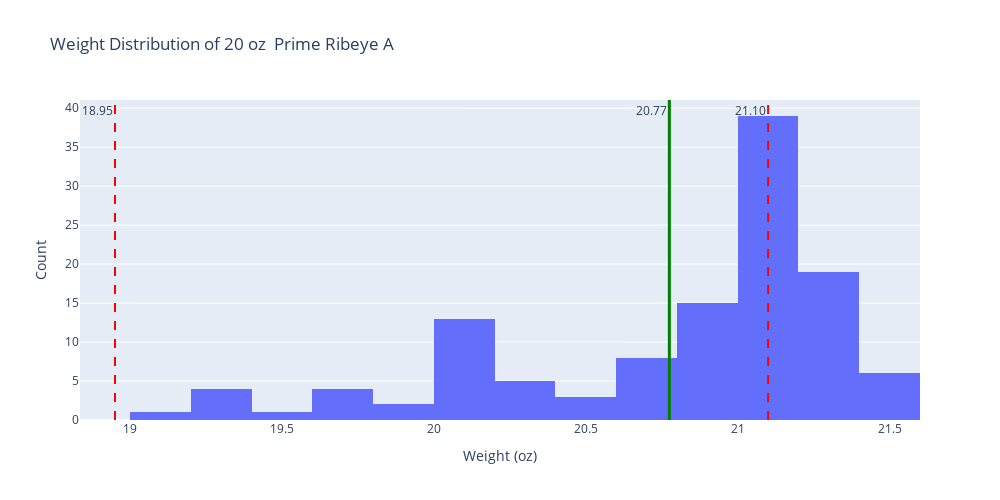

Write notebook code for a chart like this one.
### Code cell
#WEIGHT
#TEST product: "8 oz T Tenderloin A"
#SPECIFY product_name = "8 oz T Tenderloin A"
product_name = "20 oz  Prime Ribeye A"

# Specify the file path
file_path = '../data/cleaned/generic_butcher_cleaned.csv'

# Read the CSV file into a DataFrame
df = pd.read_csv(file_path)

file_path2 = '../data/cleaned/generic_butcher_spec_cleaned.csv'

# Read the CSV file into a DataFrame
df2 = pd.read_csv(file_path2)

# Copy data to preserve original dataset
product_data = df.loc[df["product_name"] == product_name]
product = product_data.copy()

# Adjust decimal point that were obvious errors
product['measured_weight'] = product['measured_weight'].apply(lambda x: x * 0.01 if x > 50 else x)

# Determine bin min and max in a readable format
min_wt = np.min(product['measured_weight'])
max_wt = np.max(product['measured_weight'])
binmin_wt = np.floor(min_wt)-1
binmax_wt = np.ceil(max_wt)+1

# Determine spec goal posts
weight_min_spec = df2.loc[df2['product_name'] == product_name, 'weight_min'].iloc[0]
weight_max_spec = df2.loc[df2['product_name'] == product_name, 'weight_max'].iloc[0]
weight_avg = np.mean(product['measured_weight'])

# Created bins based on the quarter ounce
num_bins_wt = int((binmax_wt - binmin_wt) * 1/.25)

# Pulls measured weight data for the x value of the histogram
product_weights = product['measured_weight']

# Create the histogram using Plotly Express
fig = px.histogram(product, x='measured_weight', nbins=num_bins_wt, title=f"Weight Distribution of {product_name}")

# Add vertical lines for average, min spec, and max spec using add_vline
fig.add_vline(x=weight_avg, line=dict(color="green", width=3), annotation_text=f"{weight_avg:.2f}", annotation_position="top left")
fig.add_vline(x=weight_min_spec, line=dict(color="red", width=2, dash='dash'), annotation_text= f"{weight_min_spec:.2f}", annotation_position="top left")
fig.add_vline(x=weight_max_spec, line=dict(color="red", width=2, dash='dash'), annotation_text=f"{weight_max_spec:.2f}", annotation_position="top left")

# Update xaxis and yaxis labels
fig.update_layout(
    width=1000,
    height=500,
    xaxis_title='Weight (oz)',
    yaxis_title='Count',
    showlegend=False
)

# Show the plot
fig.show()

### Figure 1 — Plotly figure (JSON) as saved in the notebook; plotly's stock layout.template omitted (floating-point values rounded to 4 significant figures)
{"data": [{"alignmentgroup": "True", "bingroup": "x", "hovertemplate": "measured_weight=%{x}<br>count=%{y}<extra></extra>", "legendgroup": "", "marker": {"color": "#636efa", "pattern": {"shape": ""}}, "name": "", "nbinsx": 20, "offsetgroup": "", "orientation": "v", "showlegend": false, "type": "histogram", "x": [19.36, 20, 21.12, 21.18, 21.2, 21.12, 20.64, 21.36, 20.3, 20, 19.63, 20.84, 21.46, 21.2, 21, 20.9, 20.92, 20.56, 20.12, 19.94, 20.9, 20.08, 21, 20.7, 21.8, 20, 21.09, 21, 21.05, 21.07, 20.6, 21.08, 21.16, 21.3, 20.9, 20.32, 21.25, 19.6, 21.16, 21.08, 21.2, 21.05, 21.42, 20, 20.94, 21, 20.42, 21.09, 21.08, 21.04, 21.38, 19.64, 21.28, 21.02, 20.94, 21.28, 20.64, 21.3, 21.3, 20.82, 21, 21.1, 21.06, 20.12, 21.06, 20.7, 21.04, 20.2, 21.3, 20.08, 19.74, 20.7, 20.6, 21.09, 21.22, 20.9, 21.34, 21.44, 20.18, 19.3, 20.48, 20.6, 21, 20.98, 21.09, 20, 20.8, 20.2, 21.8, 19.26, 19.5, 21.08, 21.02, 21.06, 19.96, 20.26, 21.42, 21.32, 20.96, 21.08, 21.4, 21.3, 21.06, 21.24, 21.09, 20.94, 20.06, 20.84, 21.06, 20.8, 19.08, 21.3, 20.09, 21.1, 19.24, 21.07, 21.09, 21.25, 21, 21.08, 21.42, 20.16], "xaxis": "x", "yaxis": "y"}], "layout": {"annotations": [{"showarrow": false, "text": "20.77", "x": 20.77, "xanchor": "right", "xref": "x", "y": 1, "yanchor": "top", "yref": "y domain"}, {"showarrow": false, "text": "18.95", "x": 18.95, "xanchor": "right", "xref": "x", "y": 1, "yanchor": "top", "yref": "y domain"}, {"showarrow": false, "text": "21.10", "x": 21.1, "xanchor": "right", "xref": "x", "y": 1, "yanchor": "top", "yref": "y domain"}], "barmode": "relative", "height": 500, "legend": {"tracegroupgap": 0}, "shapes": [{"line": {"color": "green", "width": 3}, "type": "line", "x0": 20.77, "x1": 20.77, "xref": "x", "y0": 0, "y1": 1, "yref": "y domain"}, {"line": {"color": "red", "dash": "dash", "width": 2}, "type": "line", "x0": 18.95, "x1": 18.95, "xref": "x", "y0": 0, "y1": 1, "yref": "y domain"}, {"line": {"color": "red", "dash": "dash", "width": 2}, "type": "line", "x0": 21.1, "x1": 21.1, "xref": "x", "y0": 0, "y1": 1, "yref": "y domain"}], "showlegend": false, "title": {"text": "Weight Distribution of 20 oz  Prime Ribeye A"}, "width": 1000, "xaxis": {"anchor": "y", "autorange": true, "domain": [0, 1], "range": [18.82, 21.6], "title": {"text": "Weight (oz)"}, "type": "linear"}, "yaxis": {"anchor": "x", "autorange": true, "domain": [0, 1], "range": [0, 41.05], "title": {"text": "Count"}}}}
